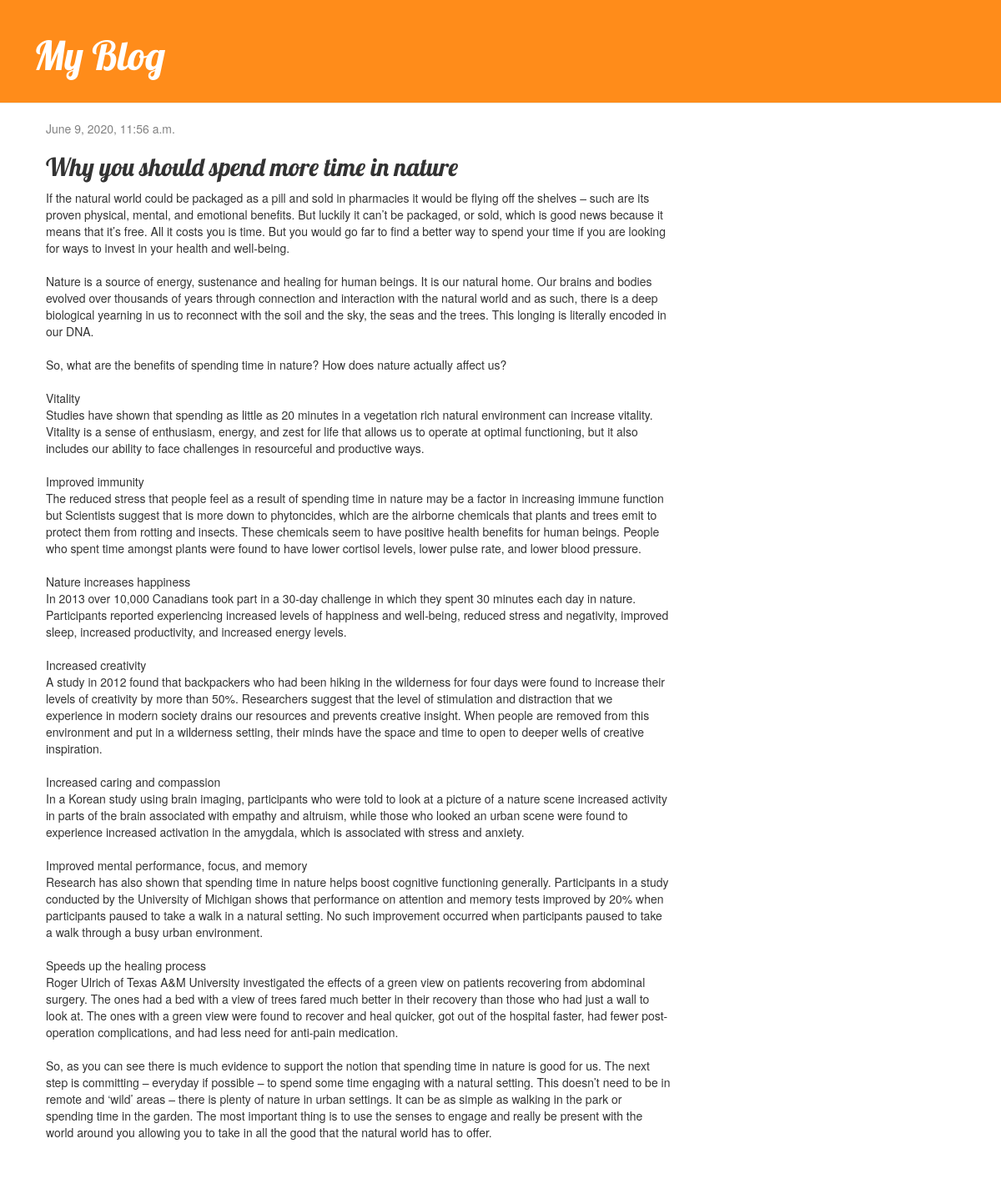
/post/5/, run on the app's committed database.
### blog/models.py (models this page shows, shortened)
class Post(models.Model):
    author = models.ForeignKey(settings.AUTH_USER_MODEL, on_delete=models.CASCADE)
    title = models.CharField(max_length=200)
    text = models.TextField()
    created_date = models.DateTimeField(default=timezone.now)
    published_date = models.DateTimeField(blank=True, null=True)

### blog/views.py (the view)
# urls.py: path('post/<int:pk>/', views.post_detail, name='post_detail'),
def post_detail(request, pk):
    post = get_object_or_404(Post, pk=pk)
    return render(request, 'blog/post_detail.html', {'post': post})

### blog/templates/blog/post_detail.html (shortened to what this page needs)
{% extends 'blog/base.html' %}
{% block content %}
    <div class="post">
        {% if post.published_date %}
            <div class="date">
                {{ post.published_date }}
            </div>
        {% endif %}
        <h2>{{ post.title }}</h2>
        <p>{{ post.text|linebreaksbr }}</p>
    </div>
{% endblock %}

### blog/static/css/blog.css (style rules this page uses)
h1, h2, h3, h4 { font-family: 'Lobster', cursive; }
.date { color: #828282; }
.post { margin-bottom: 70px; }

### data on the page
Post: published_date "June 9, 2020, 11:56 a.m.", title "Why you should spend more time in nature", text "If the natural world could be packaged as a pill and sold in pharmacies it would be flying off the shelves – such are its proven physical, mental, and emotional benefits. But luckily it can’t be packaged, or sold, which is good news because it means that it’s free. All it costs you is time. But you would go far to find a better way to spend your time if you are looking for ways to invest in your health and well-being. Nature is a source of energy, sustenance and healing for human beings. It is our natural home. Our brains and bodies evolved over thousands of years through connection and interaction with the natural world and as such, there is a deep biological yearning in us to reconnect…"
